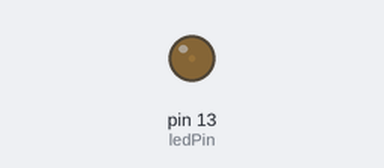
The sketch below on a simulated Arduino Uno, built with avr-gcc and run on an emulated ATmega328P. On the bench: output pins drawn as LEDs (lit = HIGH).

Above: at 0.05 s.
At 0.75 s:
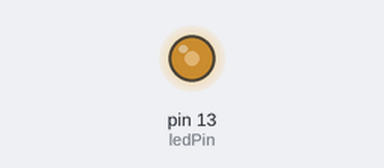
At 1.1 s:
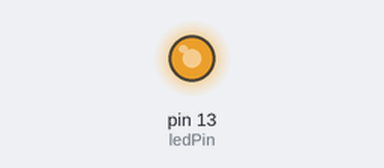
At 2.2 s:
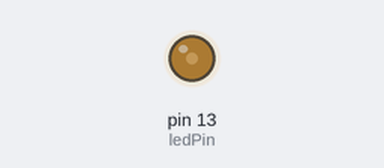
Timing chart, 0 to 5.6 s (numbered marks = the images above):
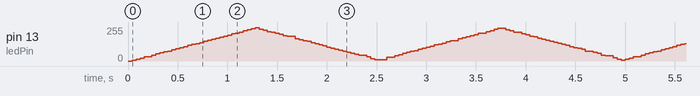

The sketch:

fade_wo_pwm.ino
```cpp
/* fade w/o pwm

Fades an LED that is not connected to a PWM pin
This was modified from the Blink without Delay code

 The circuit:
 * LED attached from pin 13 to ground.
 * Note: on most Arduinos, there is already an LED on the board
 that's attached to pin 13, so no hardware is needed for this example.

 */

// constants won't change. Used here to  set pin numbers:
const int ledPin =  13;      // the number of the LED pin

// Variables will change:
int ledState = LOW;             // ledState used to set the LED
long previousMicros = 0;        // will store the last time the blink cycle occured

// the follow variables is a long because the time, measured in microseconds,
// will quickly become a bigger number than can be stored in an int.
long intervalLength = 500;     // interval at which to blink (microseconds)
long onInterval = 20;          // on or HIGH interval length
long currentInterval;          // length of the current interval
int  fadeLength = 100;
int  fadeCount = 0;
int  intervalDirection = 1;

void setup() {
  // set the digital pin as output:
  pinMode(ledPin, OUTPUT);
}

void loop()
{

  unsigned long currentMicros = micros();

  currentInterval = currentMicros - previousMicros;

  if (currentInterval <= onInterval) {
    ledState = HIGH;
  }
  else {
    ledState = LOW;
  }

  if(currentInterval > intervalLength) {
    // save the last time you blinked the LED
    previousMicros = currentMicros;
    fadeCount++;
    if (fadeCount > fadeLength) {
      fadeCount = 0;
      onInterval += (intervalDirection * 20);
      if (onInterval <= 20 || onInterval >= intervalLength) {
        intervalDirection *= -1;  // change the direction of the fade ( positive - brighter / negative - dimmer)
      }
    }
  }

  // set the LED with the ledState of the variable:
  digitalWrite(ledPin, ledState);
}
```
